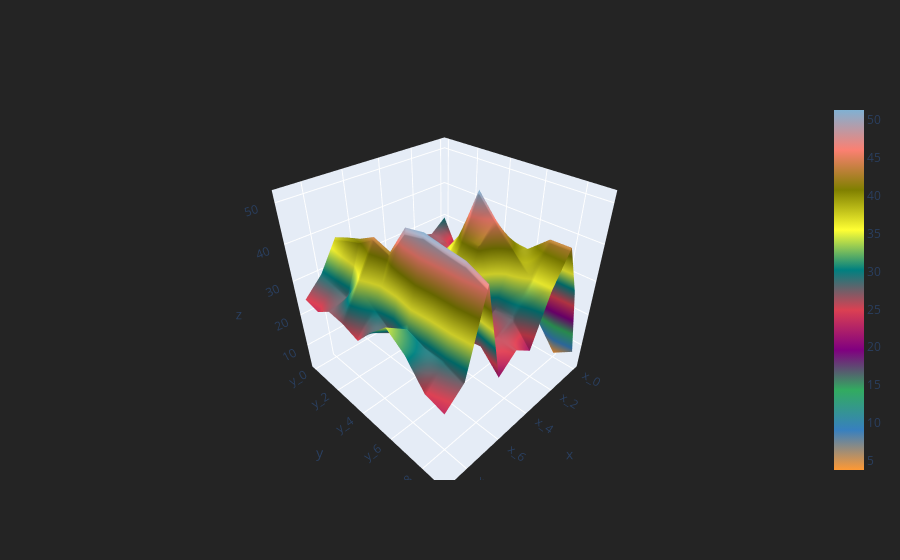

This figure's notebook cell:
### Code cell
cf.datagen.heatmap(10,10).iplot(kind='surface')

### Figure 1 — Plotly figure (JSON) as saved in the notebook; plotly's stock layout.template omitted (floating-point values rounded to 4 significant figures)
{"data": [{"colorscale": [[0, "rgb(255, 153, 51)"], [0.1111, "rgb(55, 128, 191)"], [0.2222, "rgb(50, 171, 96)"], [0.3333, "rgb(128, 0, 128)"], [0.4444, "rgb(219, 64, 82)"], [0.5556, "rgb(0, 128, 128)"], [0.6667, "rgb(255, 255, 51)"], [0.7778, "rgb(128, 128, 0)"], [0.8889, "rgb(251, 128, 114)"], [1, "rgb(128, 177, 211)"]], "type": "surface", "x": ["x_0", "x_1", "x_2", "x_3", "x_4", "x_5", "x_6", "x_7", "x_8", "x_9"], "y": ["y_0", "y_1", "y_2", "y_3", "y_4", "y_5", "y_6", "y_7", "y_8", "y_9"], "z": [[30, 26.54, 28.15, 29.59, 24.99, 24.66, 22.25, 37.7, 29.58, 24.67], [21.32, 26.07, 26.5, 31.01, 25.69, 25.68, 24.66, 39.71, 29.09, 23.82], [22.88, 22.86, 20.19, 30.93, 32.98, 25.11, 25.21, 41.43, 28.1, 26.79], [14.39, 25.91, 19.68, 31.75, 31.59, 18.33, 31.18, 43.91, 35.23, 26.3], [15.64, 26.68, 23.92, 38.56, 33.62, 26.74, 22.26, 42.48, 31.07, 24.66], [18.0, 27.06, 25.55, 51.34, 40.91, 31.12, 23.76, 50.05, 26.9, 30.1], [21.67, 26.56, 39.22, 45.8, 41.45, 27.34, 22.83, 50.99, 31.11, 34.7], [10.39, 25.31, 38.82, 40.34, 27.74, 21.95, 25.58, 50.21, 29.42, 31.04], [3.765, 29.36, 43.3, 34.85, 27.77, 25.69, 26.45, 49.53, 29.53, 24.57], [7.575, 29.52, 43.44, 35.16, 21.82, 25.39, 21.24, 47.26, 27.69, 23.27]]}], "layout": {"legend": {"bgcolor": "#242424", "font": {"color": "#F4F4F4"}}, "paper_bgcolor": "#242424", "plot_bgcolor": "#242424", "title": {"font": {"color": "#F4F4F4"}}, "xaxis": {"gridcolor": "#343434", "showgrid": true, "tickfont": {"color": "#A4A4A4"}, "title": {"font": {"color": "#A4A4A4"}, "text": ""}, "zerolinecolor": "#444444"}, "yaxis": {"gridcolor": "#343434", "showgrid": true, "tickfont": {"color": "#A4A4A4"}, "title": {"font": {"color": "#A4A4A4"}, "text": ""}, "zerolinecolor": "#444444"}}}
